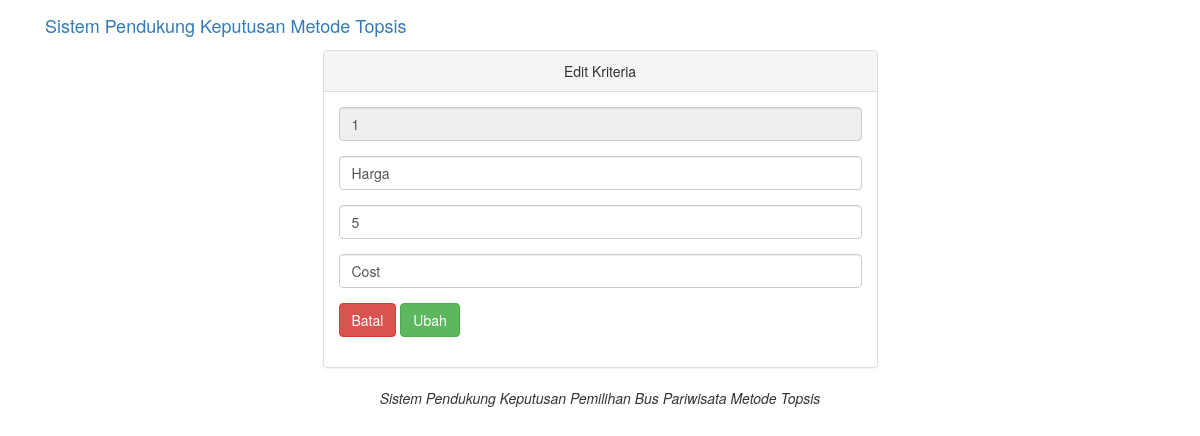
The page /editkriteria.php?id_kriteria=1 on the database its author committed.
### tables this page shows
CREATE TABLE IF NOT EXISTS `tab_kriteria` (
  `id_kriteria` varchar(10) NOT NULL,
  `nama_kriteria` varchar(50) NOT NULL,
  `bobot` float NOT NULL,
  `status` varchar(20) NOT NULL
);

### editkriteria.php (the view, shortened to what this page needs)
<?php
include ("koneksi.php");
$id_krit  = $_GET['id_kriteria'];
$kriteria = $koneksi->query("SELECT * FROM tab_kriteria WHERE id_kriteria = '$id_krit' ");
while ($row = $kriteria->fetch_row())
  {
    $nama_kriteria  = $row[1];
    $bobot = $row[2];
    $status = $row[3];
  }
 ?>
<!DOCTYPE html>
<html>
  <head>
    <link href="tampilan/css/bootstrap.min.css" rel="stylesheet">
  </head>
  <body>
    <nav class="">
      <div class="container">
        <div class="navbar-header">
          <a class="navbar-brand" href="index.php">Sistem Pendukung Keputusan Metode Topsis</a>
        </div>
        <div class="collapse navbar-collapse">
        </div>
      </div>
    </nav>
    <div class="container">
      <div class="row">
        <div class="col-lg-6 col-lg-offset-3">
          <div class="panel panel-default">
            <div class="panel-heading text-center">
              Edit Kriteria
            </div>
            <div class="panel-body">
              <div class="row">
                <div class="col-lg-12">
                  <form class="form" action="editk.php" method="post">
                    <div class="form-group">
                      <input class="form-control" type="text" name="id_kriteria" value= <?php echo $_GET['id_kriteria']; ?> readonly>
                    </div>
                    <div class="form-group">
                      <input class="form-control" type="text" name="nama_kriteria" value= <?php echo $nama_kriteria; ?> >
                    </div>
                    <div class="form-group">
                      <input class="form-control" type="text" name="bobot" value= <?php echo $bobot; ?> >
                    </div>
                    <div class="form-group">
                      <input class="form-control" type="text" name="status" value= <?php echo $status; ?> >
                    </div>
                    <div class="form-group">
                      <a href="kriteria.php"><button type="button" class="btn btn-danger">Batal</button></a>
                      <button type="submit" class="btn btn-success">Ubah</button>
                    </div>
                  </form>
                </div>
              </div>
            </div>
          </div>
        </div>
      </div>
    </div>
    <footer class="text-center">
      <div class="footer-below">
        <div class="container">
          <div class="row">
            <div class="col-lg-12">
              <em>Sistem Pendukung Keputusan Pemilihan Bus Pariwisata Metode Topsis</em>
            </div>
          </div>
        </div>
      </div>
    </footer>
  </body>
</html>

### rows shown on the page
tab_kriteria: nama_kriteria "Harga", bobot "5", status "Cost"
